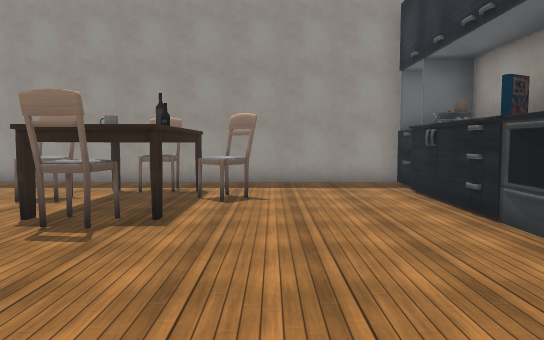
View 1 (above)

22 first-person views from a walk through a 3-D level made in the Unity game engine. The camera is 1.5 m above the floor, tilts 4° down and sees 70° across. The floor is counted in squares, 1 m on a side. Each view is taken from the middle of a square. On the plan, view 1 faces up. The plan holds only what a view shows up to about 17 squares ahead; the rest is blank. The place goes on beyond the plan. The player is left out. Some surface patterns are stand-ins.

View 2
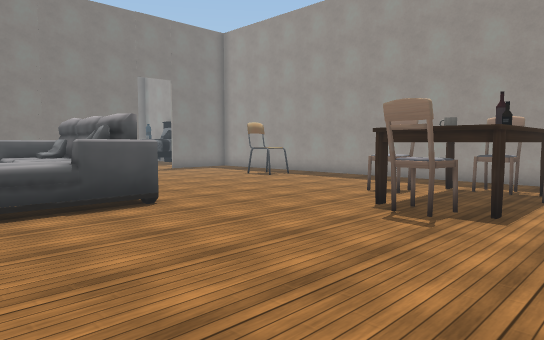

View 3
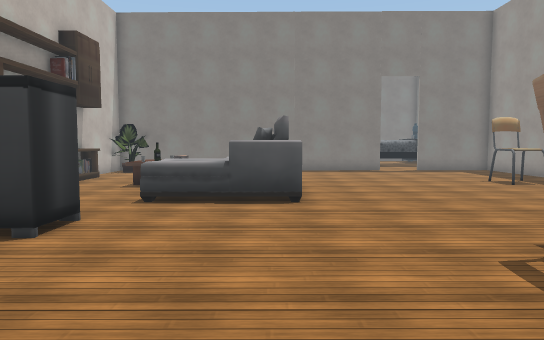

View 4
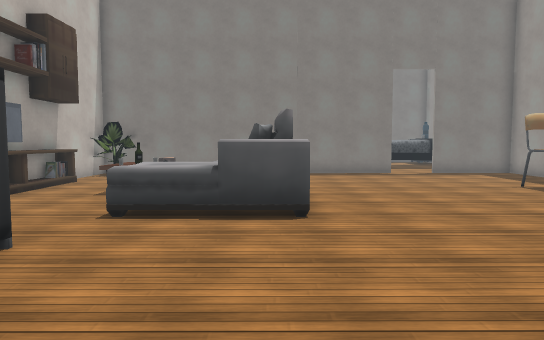

View 5
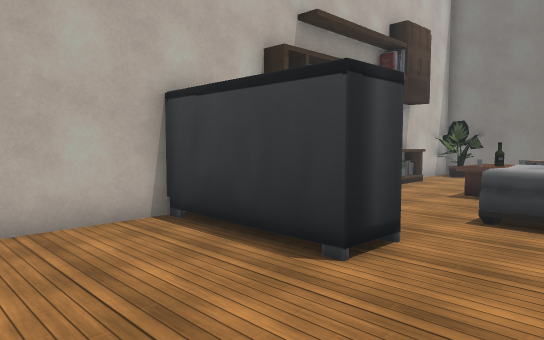

View 6
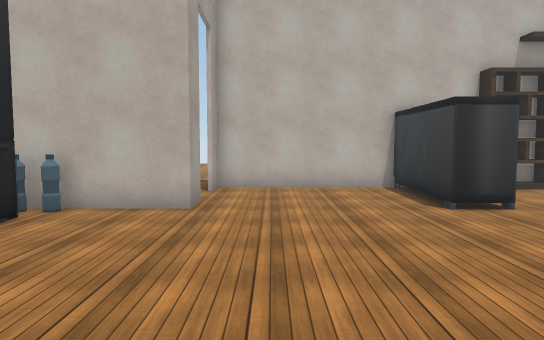

View 7
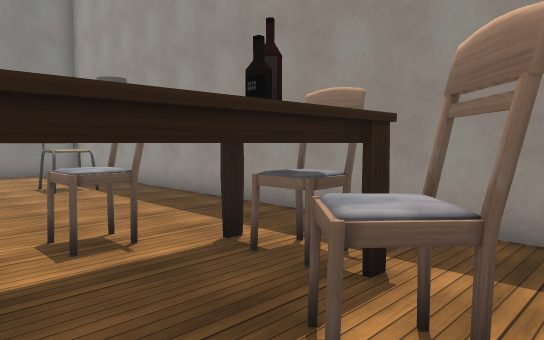

View 8
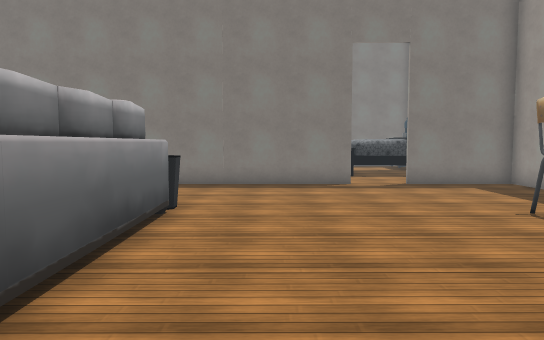

View 9
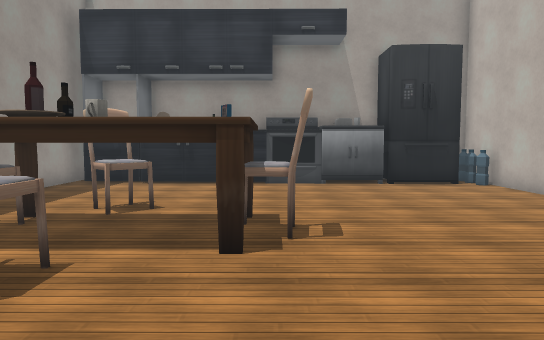

View 10
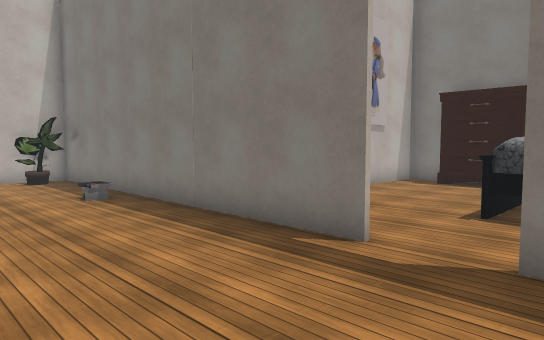

View 11
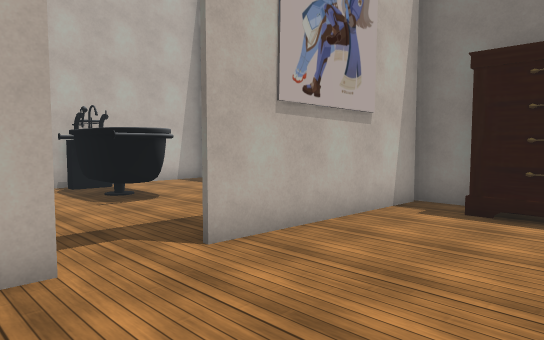

View 12
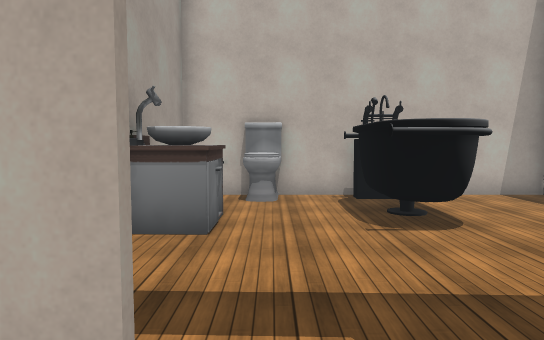

View 13
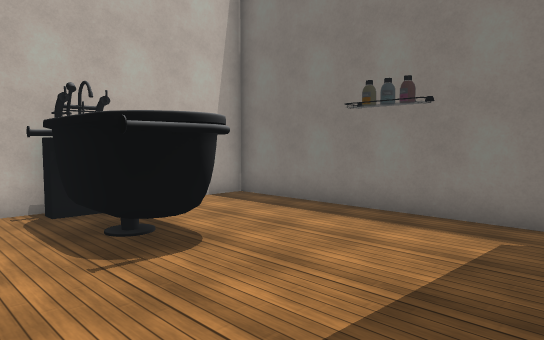

View 14
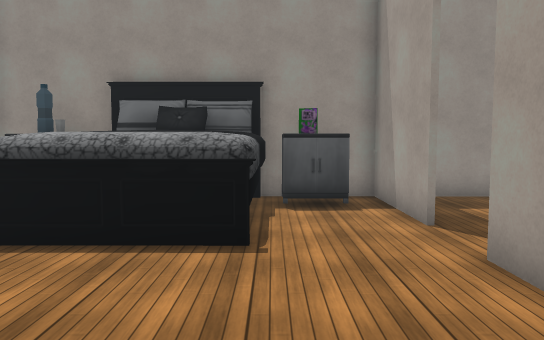

View 15
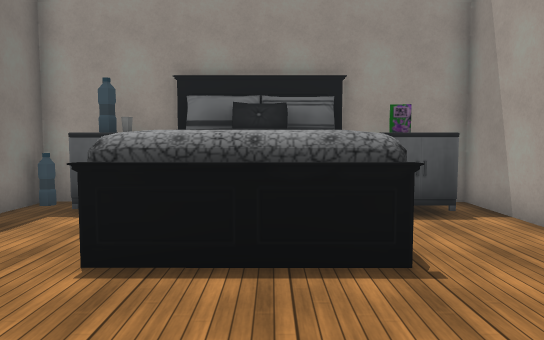

View 16
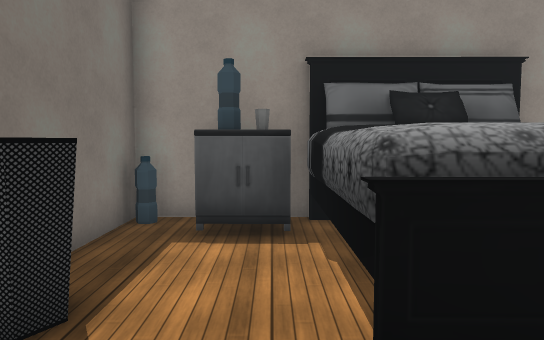

View 17
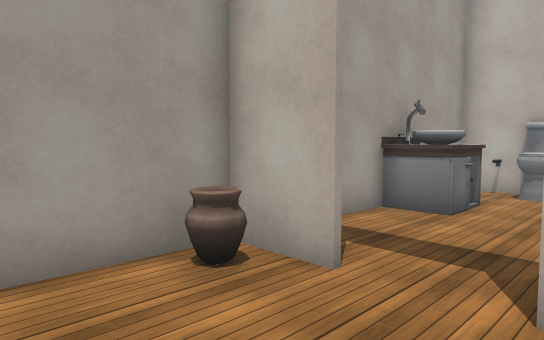

View 18
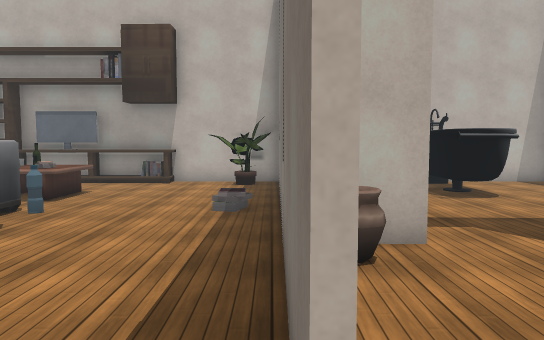

View 19
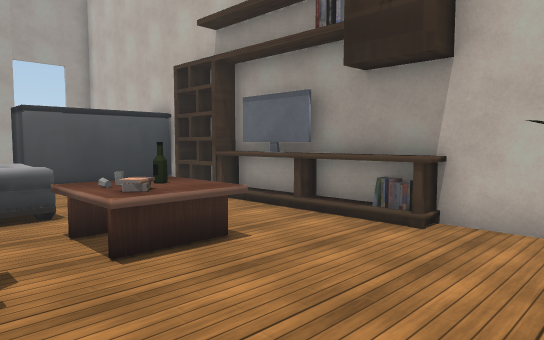

View 20
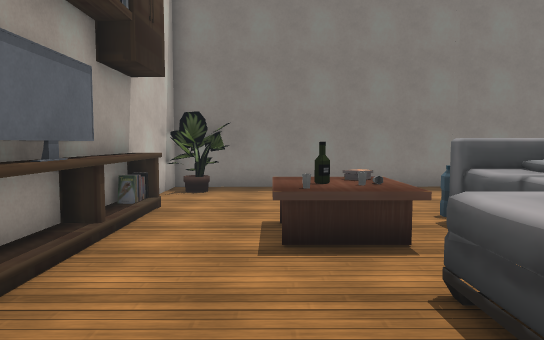

View 21
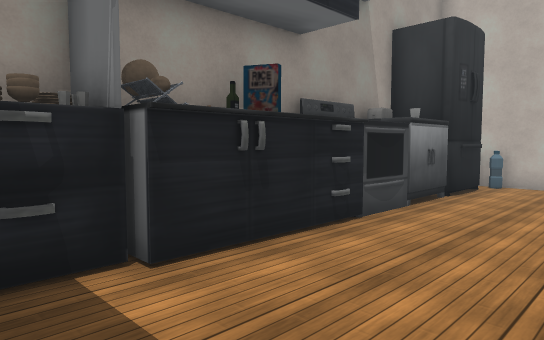

View 22
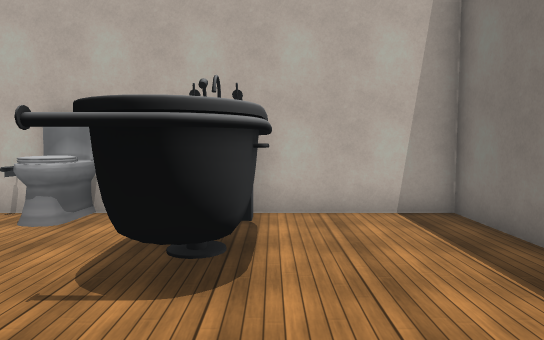

### Floor plan
Key: @ floor where view 1 was taken; # wall or solid block; . floor; C chair; T table; S sofa; B bottle; K bookshelf; A TV; F fridge; I bin; U counter; E bed; N sink; L toilet; O other object.
Columns run from 31 left of view 1 to 6 right of it. Each row starts with its distance up from view 1.
 15 #####   ##############################
 14 #BBUEEEEU  #........................#
 13 #.UUE   UUU#.....CC........CC.......O
 12 #...EEEEE..#.....CC.......TCCT......O#
 11 #I..E   E..#.............CT..CC....#
 10  I..EEEEE................CC..CC....#
  9  O........................T..T.....#
  8  #.........#..............TCCT.....#
  7  #.........#...............CC......OO
  6 ##.........#.......................OO
  5 #.........O#.......................UU
  4 #######..###....ISSSSSS............UU
  3 #..........#....IOOSSSS............FF
  2 #..........#....BOOSSSS............#
  1 #..........#O.......SSS............F
  0 #....OO..NN#.....OTTSSS........@...BB
 -1 #...OOO..NN#.....OBT.....##.....###BB#
 -2 #...OOO..N #.....TTT.....##.....#
 -3 #...OOO... #O........... ##......
 -4 #...OOO.LL OOO.........  ##......
 -5 #####O##LO#OOO#OOOAAOKK##########

Positions as (right, up) in squares from view 1, and headings:
1: (0, 0), facing up
2: (0, -1), facing up-left
3: (1, 3), facing left
4: (-1, 3), facing left
5: (-1, 2), facing down-left
6: (-1, 8), facing down
7: (0, 8), facing up-left
8: (-6, 6), facing left
9: (-10, 7), facing right
10: (-15, 12), facing down-left
11: (-21, 9), facing down-left
12: (-23, 6), facing down
13: (-23, 4), facing down-left
14: (-23, 4), facing up
15: (-25, 5), facing up
16: (-28, 7), facing up
17: (-25, 8), facing down-right
18: (-20, 10), facing down
19: (-19, 2), facing down-right
20: (-7, -2), facing left
21: (0, 14), facing down-right
22: (-27, 3), facing down
